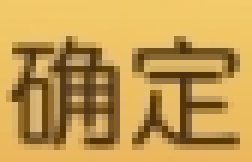
#> input picture zhuoguiqueding.bmp, 42 x 27 px (shown 6 times larger); the run also reads 4 pictures not shown here
$ python business.py
#> lines starting #> are read from the running program, lines starting #| are printed output that depends on the picture
import pyautogui
import time
import cv2
import numpy as np
import random
import os

pyautogui.FAILSAFE = True  # 鼠标移到左上角触发紧急停止，防止误操作


def log(msg, level=""):
    """带时间戳的日志"""
    ts = time.strftime("%H:%M")
    prefix = f"[{ts}]" if not level else f"[{ts} {level}]"
    print(f"{prefix} {msg}")

# ========== 模板预加载 ==========
_TEMPLATE_DIR = os.path.dirname(os.path.abspath(__file__))


def _load(path):
    """加载灰度模板，失败时打印警告"""
    full = os.path.join(_TEMPLATE_DIR, path)
    tpl = cv2.imread(full, cv2.IMREAD_GRAYSCALE)
    if tpl is None:
        log(f"模板加载失败: {path}", "WARN")
        return None
    return tpl


# 预加载所有模板（模块级，只读一次磁盘）
TPL = {
    'fubentiaoguo':   _load('fubentiaoguo.bmp'),
    'baixiaoxianzi':  _load('baixiaoxianzi.bmp'),
    'zhuoguiqueding': _load('zhuoguiqueding.bmp'),
    'zhuoguirenwu':   _load('zhuoguirenwu.bmp'),
    'zhong':          _load('zhong.bmp'),
    'xuanzefuben':    _load('xuanzefuben.bmp'),
    'jinruzhandou':   _load('jinruzhandou.bmp'),
    'mijingxiangyao': _load('mijingxiangyao.bmp'),
    'queding':        _load('queding.bmp'),
    'yasongbiaoyin':  _load('yasongbiaoyin.jpg'),
    'qiuzhu':         _load('qiuzhu.bmp'),
    'qiuzhu2':        _load('qiuzhu2.bmp'),
    'shiyong':        _load('shiyong.bmp'),
}
#> call 3 of _load, with path = 'zhuoguiqueding.bmp'
#> in _load (call 3), `tpl = cv2.imread(full, cv2.IMREAD_GRAYSCALE)`:
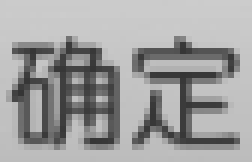
#> tpl: shape (27, 42) (shown 6 times larger); min 53, max 204, mean 159.9
#> call 4 of _load, with path = 'zhuoguirenwu.bmp'
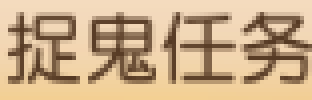
#> input picture zhuoguirenwu.bmp, 78 x 25 px (shown 4 times larger)
#> in _load (call 4), `tpl = cv2.imread(full, cv2.IMREAD_GRAYSCALE)`:
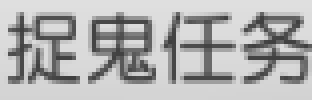
#> tpl: shape (25, 78) (shown 4 times larger); min 63, max 223, mean 177.4


# ========== 核心匹配 ==========

# [81 lines left out: functions _screenshot_gray, _match, find_pic, find_and_click, find_and_click_offset, find_and_click_path and 2 more, not called in this run]


# ========== 停止标志（兼容旧接口 business.stop_xxx = True） ==========

stop_watu = False
stop_mijing = False
stop_yabiao = False
stop_dati = False
stop_fuben = False


# [4 lines left out: function stop_all, not called in this run]


# ========== 默认区域 ==========

FULL_REGION = (0, 0, 2600, 1300)
FUBEN_REGION = (0, 0, 880, 700)


# ========== 可中断等待 ==========

# [114 lines left out: functions _wait, watu_start, mijing_start, yabiao_start, dati_start, fuben_start and 1 more, not called in this run]
